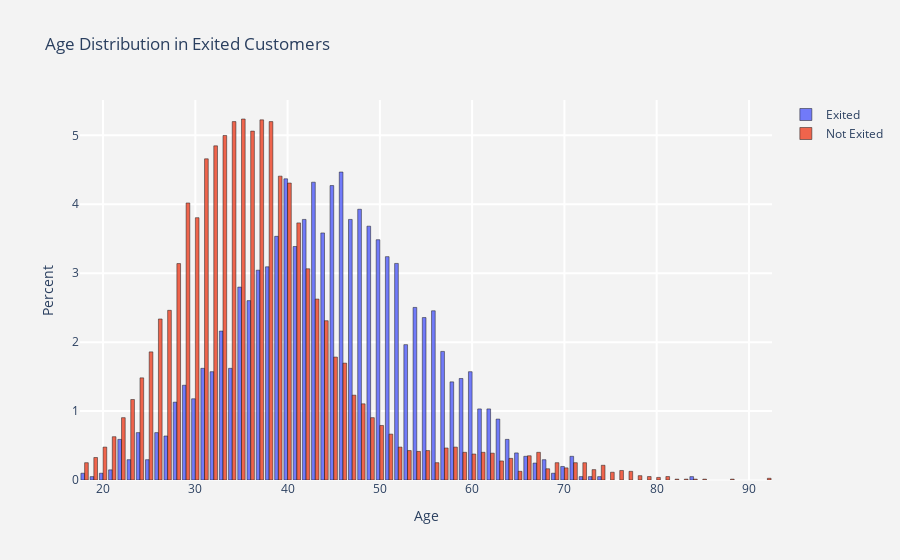

The notebook cell this image was saved under:
### Code cell
plot_histogram('Age', df)

### Figure 1 — Plotly figure (JSON) as saved in the notebook; plotly's stock layout.template omitted (floating-point values rounded to 4 significant figures; data arrays with more than 128 entries replaced by an {"elided": "..."} marker saying what was removed)
{"data": [{"histnorm": "percent", "marker": {"line": {"color": "black", "width": 0.5}}, "name": "Exited", "opacity": 0.9, "type": "histogram", "x": {"elided": "2037 int values"}}, {"histnorm": "percent", "marker": {"line": {"color": "black", "width": 0.5}}, "name": "Not Exited", "opacity": 0.9, "type": "histogram", "x": {"elided": "7963 int values"}}], "layout": {"paper_bgcolor": "rgb(243,243,243)", "plot_bgcolor": "rgb(243,243,243)", "title": {"text": "Age Distribution in Exited Customers"}, "xaxis": {"gridcolor": "rgb(255, 255, 255)", "gridwidth": 2, "ticklen": 5, "title": {"text": "Age"}, "zerolinewidth": 1}, "yaxis": {"gridcolor": "rgb(255, 255, 255)", "gridwidth": 2, "ticklen": 5, "title": {"text": "Percent"}, "zerolinewidth": 1}}}
